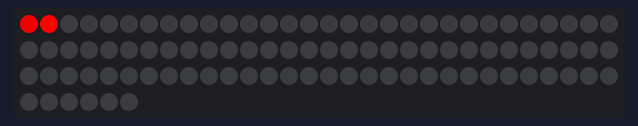
Simulated run of this sketch. Board: Arduino Uno, built with avr-gcc and run on an emulated ATmega328P. Parts: 96 RGB LEDs in strip order, left to right, continuing on the next row. Random numbers use the default seed unless the sketch sets one; what the sketch prints to the serial monitor is not drawn.

Above: at 0.17 s.
At 3.61 s:
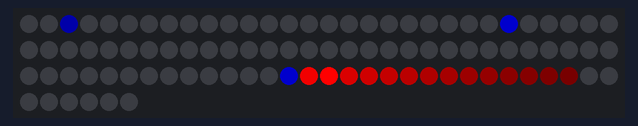
At 6.99 s:
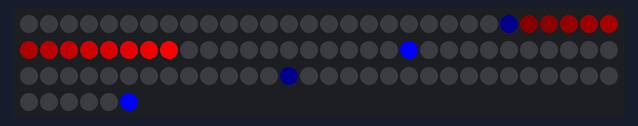
At 13.87 s:
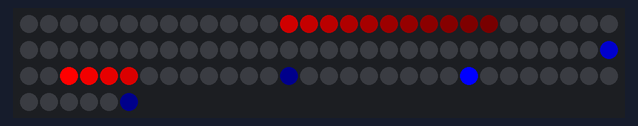
At 24.15 s:
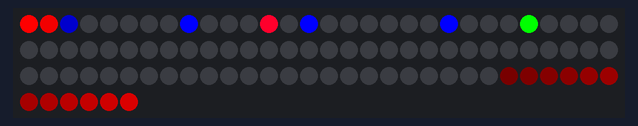
At 35.59 s:
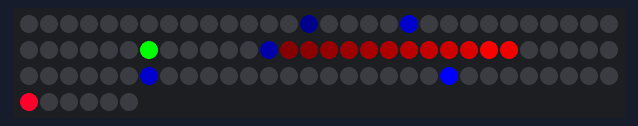

The sketch:

RedRunner.ino
```cpp
#include <LPD8806.h> // Obtained from https://github.com/adafruit/LPD8806
#include <SPI.h>     // Provides SPI communication
#include "barrier.h" // Defines `barrier_t` struct with `position` and `level`

#define DEBUG true
#define DEBUG_TRAIL true

// Trail and strip variables
const unsigned int
  ledCount = 96,
  stepInterval = 10;
const unsigned char
  trailLevels[] = {127, 106, 88, 72, 58, 46, 36, 27, 20, 14, 10, 6, 4, 2, 1, 0},
  trailLength = sizeof(trailLevels);
int trail[trailLength] = {};
LPD8806 strip = LPD8806(ledCount); // Hardware SPI. Pins 11 & 13 on Arduino Uno.

// Barrier variables
const unsigned int
  barrierChance = 40,
  barrierInterval = 550,
  maxBarriers = 20;
const unsigned char
  barrierLevels[] = {6, 22, 56, 127},
  barrierStartLevel = sizeof(barrierLevels);
barrier_t barriers[maxBarriers];

// Teleport variables
const unsigned int teleportInterval = 2700;
int teleport[] = {-1, -1};

void drawScene() {
  for (int i = trailLength; i-- > 0;)
    strip.setPixelColor(trail[i], trailLevels[i], 0, 0);
  for (int i = maxBarriers; i-- > 0;) {
    barrier_t bar = barriers[i];
    if (bar.level)
      strip.setPixelColor(bar.position, 0, 0, barrierLevels[bar.level - 1]);
  }
  if (teleport[0] != -1) {
    strip.setPixelColor(teleport[0], 0, 127, 0);
    strip.setPixelColor(teleport[1], 127, 0, 22);
  }
  strip.show();
}

bool checkCollision(int position, barrier_t* &barrier) {
  for (int i = maxBarriers; i-- > 0;)
    if (position == barriers[i].position and barriers[i].level)
      return (barrier = &barriers[i]);
  return false;
}

bool checkTeleportation(int position, int &newPosition) {
  if (position != teleport[0] && position != teleport[1])
    return false;
  newPosition = (position == teleport[0]) ? teleport[1] : teleport[0];
  teleport[0] = -1;
  teleport[1] = -1;
  return true;
}

bool getFreeBarrier(barrier_t* &barrier) {
  for (int i = maxBarriers; i-- > 0;)
    if (!barriers[i].level)
      return (barrier = &barriers[i]);
  return false;
}

int getFreeStripPosition() {
  barrier_t* barrier;
  int index = random(ledCount);
  while (checkCollision(index, barrier) ||
         index == trail[0] || index == teleport[0] || index == teleport[1])
    index = random(ledCount);
  return index;
}

void moveTrail(void) {
  barrier_t* barrier;
  static char dir = 1;
  int teleportLocation = 0;
  for (int i = trailLength; i-- > 1;)
    trail[i] = trail[i - 1];
  if (checkTeleportation(trail[0], teleportLocation)) {
    trail[0] = teleportLocation;
    #if DEBUG
    Serial.print("Teleported to ");
    Serial.println(teleportLocation);
    #endif
  } else {
    if (checkCollision((trail[0] + ledCount + dir) % ledCount, barrier)) {
      #if DEBUG
      Serial.print("Collided @ ");
      Serial.print(barrier->position);
      Serial.print(" [");
      Serial.print(barrier->level, DEC);
      Serial.println("]");
      #endif
      if (--barrier->level == 0) // Barrier integrity reduces at collision.
        strip.setPixelColor(barrier->position, 0); // Remove broken barrier.
      dir *= -1;                      // Reverse direction after collision
    }
    trail[0] = (trail[0] + ledCount + dir) % ledCount;
    #if DEBUG && DEBUG_TRAIL
    Serial.print("H");
    Serial.println(trail[0]);
    #endif
  }
}

void placeBarrier() {
  barrier_t* barrier;
  if (random(100) < barrierChance)
    if (getFreeBarrier(barrier)) {
      *barrier = {getFreeStripPosition(), barrierStartLevel};
      #if DEBUG
      Serial.print("Barrier @ ");
      Serial.println(barrier->position);
      #endif
    }
}

void placeTeleport() {
  if (teleport[0] < 0) {
    teleport[0] = getFreeStripPosition();
    teleport[1] = getFreeStripPosition();
    #if DEBUG
    Serial.print("Teleport @ ");
    Serial.print(teleport[0]);
    Serial.print(",");
    Serial.println(teleport[1]);
    #endif
  }
}

void setup() {
  randomSeed(analogRead(0));
  #if DEBUG
  Serial.begin(115200);
  Serial.println("[RedRunner]");
  #endif
  strip.begin();
}

void loop() {
  static long
    nextBarrier = 0,
    nextStep = 0,
    nextTeleport = teleportInterval;
  long currentMillis = millis();
  if (currentMillis >= nextStep) {
    nextStep = currentMillis + stepInterval;
    moveTrail();
  }
  if (currentMillis >= nextBarrier) {
    nextBarrier = currentMillis + barrierInterval;
    placeBarrier();
  }
  if (currentMillis >= nextTeleport) {
    nextTeleport = currentMillis + teleportInterval;
    placeTeleport();
  }
  drawScene();
}
```

barrier.h
```cpp
struct barrier_t {
  int position;
  char level;
};
```
